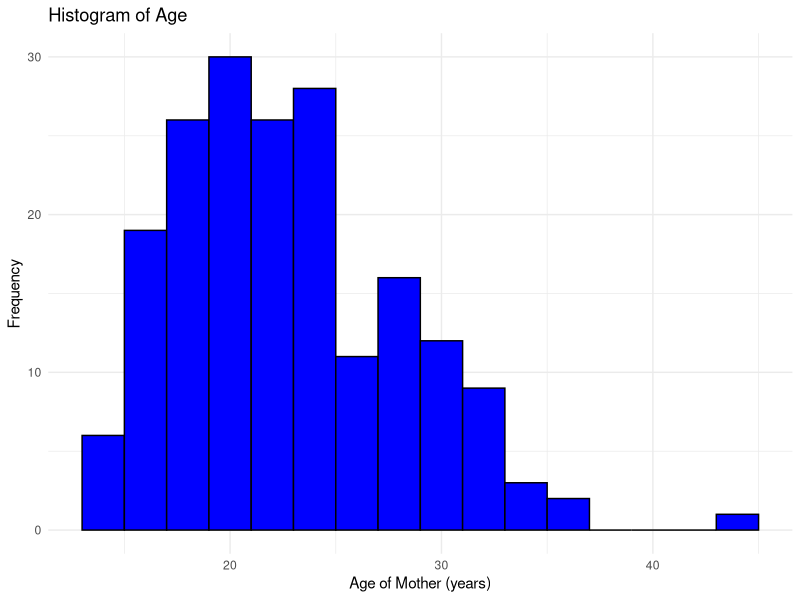
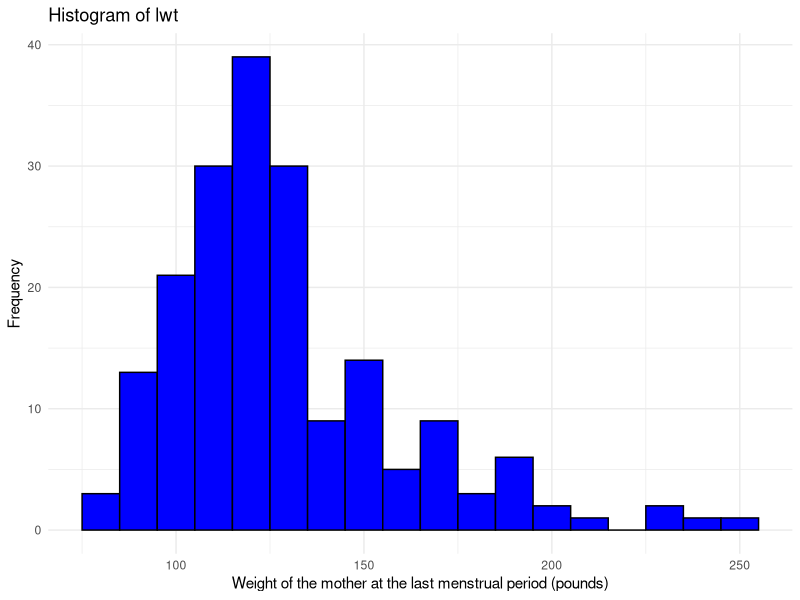
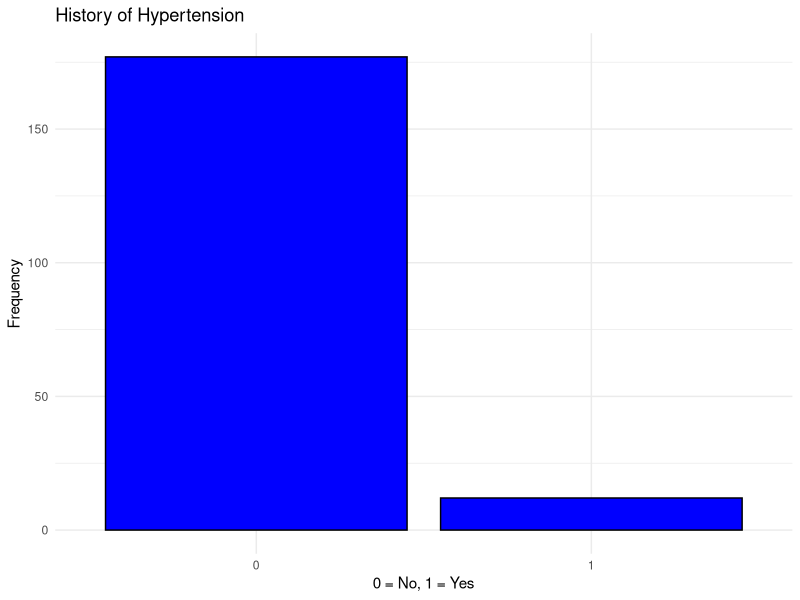

R code for these plots, in order:
## ---- chunk 1
#| label: setup
#| include: false

# configure global options for R code chunks:
# warning = F to suppress the display of warning messages generated during the execution of code chunks
# message = F to suppress the display of messages produced during the execution of code chunks
knitr::opts_chunk$set(warning = FALSE, message = FALSE, eval=TRUE)
## ---- chunk 2
#| include: false

library(haven)
library(dplyr)
library(ggplot2)

# Load the dataset
lowbwt <- read_sav("datasets/lowbwt.sav")
## ---- chunk 3
#| echo: false

ggplot(lowbwt, aes(x = age)) +
  geom_histogram(binwidth = 2, fill = "blue", color = "black") +
  labs(title = "Histogram of Age", x = "Age of Mother (years)", y = "Frequency") +
  theme_minimal()
## ---- chunk 4
#| echo: false

ggplot(lowbwt, aes(x = lwt)) +
  geom_histogram(binwidth = 10, fill = "blue", color = "black") +
  labs(title = "Histogram of lwt",
       x = "Weight of the mother at the last menstrual period (pounds)",
       y = "Frequency") +
  theme_minimal()
## ---- chunk 5
#| echo: false

ggplot(lowbwt, aes(x = factor(ht))) +
  geom_bar(fill = "blue", color = "black") +
  labs(title = "History of Hypertension",
       x = "0 = No, 1 = Yes",
       y = "Frequency") +
  theme_minimal()
